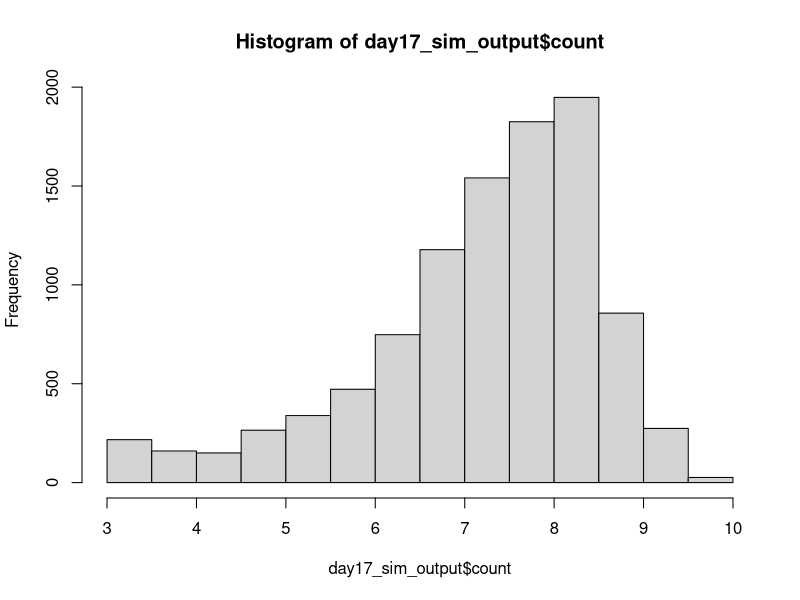
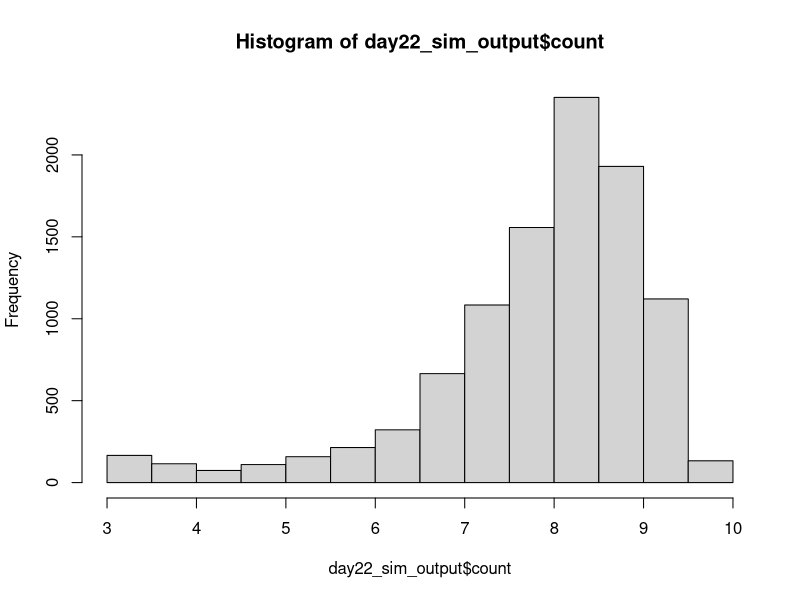

These figures' R source, in order: (Note: this script raises an error after producing the figures.)
## ---------------------------Title---------------------------------------------
# CIDA Shelf Life Model

## ---------------------------Description---------------------------------------
# Project: CIDA Spinach 

# Description: 

## ---------------------------Packages------------------------------------------

#   Loading packages
library(dplyr); library(MASS); library(VGAM)

## ---------------------------Seed----------------------------------------------

#Set seed
set.seed(1)

## ---------------------------Inputs--------------------------------------------

#Load in data

strain_param <- read.csv("primary_model_parameters_strain_by_rep_2022_08_26.csv", header = TRUE)
apc_param <- read.csv("primary_model_parameters_apc_by_rep_2022_09_01.csv", header = TRUE)

mumax_secon <- read.csv("secondary_model_mumax_strain_by_rep_2022-09-01.csv", header = TRUE)
lag_secon <- read.csv("secondary_model_lag_strain_by_rep_2022_09_01.csv", header = TRUE)
lag_apc_secon <- read.csv("secondary_model_lag_apc_by_rep2022_09_01.csv", header = TRUE)

initial_count <- read.csv("initial_distribution_2022_08_24.csv", header = TRUE)
st_frequency <- read.csv("st_frequency_2022_05_18.csv", header = TRUE)

#Change strain parameters to lowercase 
strain_param$isolate <- tolower(strain_param$isolate)
apc_param$isolate <- tolower(apc_param$isolate)

mumax_secon$isolate <- tolower(mumax_secon$isolate)
lag_secon$isolate <- tolower(lag_secon$isolate)

#Initial Count Distribution: Log transforming initial count, and fitting a normal distribution to the data
initial_count_dist <- function(n){
  ans <- runif(n, min = initial_count$min, max = initial_count$max)
  return(ans)
}

#ST Distribution
isolates <- st_frequency$cida_isolates
st_prev <- st_frequency$frequency

st_dist <- function(n) {
ans <- sample(isolates, size = n, prob = st_prev, replace = T)
return(ans)
}

#Storage Temperature Distribution
temp_location <- 4
temp_shape <- 2.31

temp_dist <- function(n) {
  ans <- rlaplace(n, temp_location, temp_shape)
  for(i in 1:n)
  while (ans[i] < 0 | ans[i] > 10) {
    ans[i] <- rlaplace(1, temp_location, temp_shape)
  }
  return(ans)
}

#Primary Growth Models 


#Baranyi
baranyi <- function(day, log10n0, log10nmax, mumax, lag){
  log10n <- log10nmax + log10((-1 + exp(mumax * lag) + exp(mumax * day))/(exp(mumax * day) - 1 + exp(mumax * lag) * 10^(log10nmax - log10n0)))
}

#Baranyi without lag
baranyi_no_lag <- function(day, log10n0, log10nmax, mumax){
  log10n <- log10nmax - log10(1 + (10^(log10nmax - log10n0) - 1) * exp(-mumax * day))
}

#Buchanan
buchanan <- function(day, log10n0, log10nmax, mumax, lag){
  log10n <- log10n0 + (day >= lag) * (day <= (lag + (log10nmax - log10n0) * log(10) / mumax)) * mumax * (day - lag) / log(10) + (day >= lag) * (day>(lag + (log10nmax - log10n0) * log(10) / mumax)) * (log10nmax - log10n0)
}

#Buchanan without lag
buchanan_no_lag <- function(day, log10n0, log10nmax, mumax){
  log10n <- log10n0 + (day <= ((log10nmax - log10n0) * log(10) / mumax)) * mumax * day / log(10) + (day > ((log10nmax - log10n0) * log(10) / mumax)) * (log10nmax - log10n0)
}

#Gompertz
gompertz <- function(day, log10n0, log10nmax, mumax, lag){
  log10n <- log10n0 + (log10nmax - log10n0) * exp(-exp(mumax * exp(1) * (lag - day) / ((log10nmax - log10n0) * log(10)) + 1))
}


log10N_with_lag <- function(day, log10n0, log10nmax, mumax, lag, model) {
  ans <- numeric(length = length(day))
  for(i in seq_along(day)){
    if (model[i] == "baranyi") {
      ans[i] <- baranyi(day[i], log10n0[i], log10nmax[i], mumax[i], lag[i])
    }
    else if(model[i] == 'buchanan') {
      ans[i] <- buchanan(day[i], log10n0[i], log10nmax[i], mumax[i], lag[i])
    }
    else if(model[i] == "gompertz"){
      ans[i] <- gompertz(day[i], log10n0[i], log10nmax[i], mumax[i], lag[i])
    } 
    else{
      stop(paste0(model, " is not a valid model name. Must be one of Buchanan, Baranyi, Gompertz."))
    }
  }
  return(ans)
  
}

log10N_without_lag <- function(day, log10n0, log10nmax, mumax, model) {
  ans <- numeric(length = length(day))
  for(i in seq_along(day)){
    if (model[i] == "baranyi_no_lag") {
      ans[i] <- baranyi_no_lag(day[i], log10n0[i], log10nmax[i], mumax[i])
    }
    else if(model[i] == 'buchanan_no_lag') {
      ans[i] <- buchanan_no_lag(day[i], log10n0[i], log10nmax[i], mumax[i])
    }
    else{
      stop(paste0(model, " is not a valid model name. Must be one of Buchanan, Baranyi, Gompertz."))
    }
  }
  return(ans)
  
}

#Secondary model 

NewMu <- function(temp, b, temp_min) {
  sqrt_mu <- b*(temp - temp_min)
  ans <- sqrt_mu^2
  return(ans)
}

NewLag <- function(temp, b, temp_min) {
  sqrt_lag <- b*(temp - temp_min)
  ans <- sqrt_lag^2
  return(ans)
}

## ---------------------------Simulation Overview-------------------------------

n_packages <- 10000
n_sim <- n_packages
n_day <- 22

## ---------------Assigning Model Inputs----------------------------------------

#Assigning initial count, ST and temperature to each package
packages_sim <- data.frame(matrix(, nrow = n_sim, ncol = 9))
colnames(packages_sim) <- c("package", "initial_count", "storage_temp", "isolate", "isolate_rep", "model", "lag", "mu", "nmax")

packages_sim$package <- rep(1:n_packages)
packages_sim$initial_count <- initial_count_dist(n_sim)
packages_sim$storage_temp <- temp_dist(n_sim)
packages_sim$isolate <- st_dist(n_sim)
packages_sim$isolate_rep <- sample(1:3, n_sim, replace = TRUE)

#Assigning a growth model to each package. The selected model will be the best fitting model at 6˚C 
for(i in 1:n_sim){
  strain_index <- which(packages_sim$isolate[i] == strain_param$isolate & packages_sim$isolate_rep[i] == strain_param$rep & 6 == strain_param$temp)
  packages_sim$model[i] <- strain_param$model_type[strain_index]
}

#Assign lag to each package

for(i in 1:n_sim){
  rep <- packages_sim$isolate_rep[i]
  if(packages_sim$isolate[i] == "s12-0180"){
    rep <- sample(c(1, 3), 1, replace = TRUE)
  } else if (packages_sim$isolate[i] == "s12-0184"){
    rep <- 1
  } else if (packages_sim$isolate[i] == "s12-0132"){
    rep <- 3
  }  else {
    rep <- rep
  }
  apc_lag <- 0
  strain_index <- which(packages_sim$isolate[i] == lag_secon$isolate & rep == lag_secon$rep)
  strain_lag <- NewLag(packages_sim$storage_temp[i], lag_secon$b_mu[strain_index], lag_secon$temp_min_mu[strain_index])
  strain_lag <- ifelse(packages_sim$isolate[i] == "s12-0166", 0, strain_lag)
  packages_sim$lag[i] <- runif(n = 1, min = min(strain_lag, apc_lag), max = max(strain_lag, apc_lag))
  packages_sim$lag[i] <- packages_sim$lag[i]*0.6
}

packages_sim$lag <- ifelse(packages_sim$model %in% c("baranyi_no_lag", "buchanan_no_lag"), NA, packages_sim$lag)

#Assign mumax to each package
for(i in 1:n_sim){
  rep <- ifelse(packages_sim$isolate[i] == "s12-0141", 1, packages_sim$isolate_rep[i])
  strain_index <- which(packages_sim$isolate[i] == mumax_secon$isolate & rep == mumax_secon$rep)
  package_mu <- NewMu(packages_sim$storage_temp[i], mumax_secon$b_mu[strain_index], mumax_secon$temp_min_mu[strain_index])
  packages_sim$mu[i] <- package_mu
}

#Assign nmax to each package
for(i in 1:n_sim){
  rep <- packages_sim$isolate_rep[i]
strain_index <- which(packages_sim$isolate[i] == strain_param$isolate & rep == strain_param$rep & 6 == strain_param$temp)
apc_index <- which(packages_sim$isolate[i] == apc_param$isolate & rep == apc_param$rep & 6 == apc_param$temp)
strain_nmax <- strain_param$nmax[strain_index]
apc_nmax <- apc_param$nmax[strain_index]
packages_sim$nmax[i] <- runif(n = 1, strain_nmax, apc_nmax)
}

## ----------------Assessing Growth Over Shelf Life-----------------------------

models_with_lag <- c("baranyi", "buchanan", "gompertz")

shelf_life_sim <- packages_sim[rep(seq_len(nrow(packages_sim)), each = 22), ]
rownames(shelf_life_sim) <- 1:nrow(shelf_life_sim)
shelf_life_sim["day"] <- rep(1:n_day, times = n_sim)
shelf_life_sim["count"] <- NA

shelf_life_sim[is.na(shelf_life_sim$lag), ] <- shelf_life_sim[is.na(shelf_life_sim$lag), ] %>% 
  mutate(count = log10N_without_lag(day, initial_count, nmax, mu, model))

shelf_life_sim[!is.na(shelf_life_sim$lag), ] <- shelf_life_sim[!is.na(shelf_life_sim$lag), ] %>% 
  mutate(count = log10N_with_lag(day, initial_count, nmax, mu, lag, model))

## --------------------------------Plotting Outcome-----------------------------

day17_sim_output <- shelf_life_sim %>%
  filter(day == 17)

h17 <- hist(day17_sim_output$count)
h17


day22_sim_output <- shelf_life_sim %>%
  filter(day == 22)

h22 <- hist(day22_sim_output$count)
h22

## --------------------------------Threshold------------------------------------

sa_temp <- shelf_life_sim %>%
  group_by(day) %>%
  summarise(prop_fail = sum(count > 7.6)/n_packages) %>%
  mutate(adj = 0.6) %>%
  mutate(param = "lag")

## --------------------------------Export---------------------------------------

date <- Sys.Date()
date <- gsub("-", "_", date)
file_name <- paste0("output/sa_lag_", date,".csv")
  
write.table(sa_temp, file_name, sep = ",", col.names = !file.exists(file_name), append = T, row.names = FALSE)
